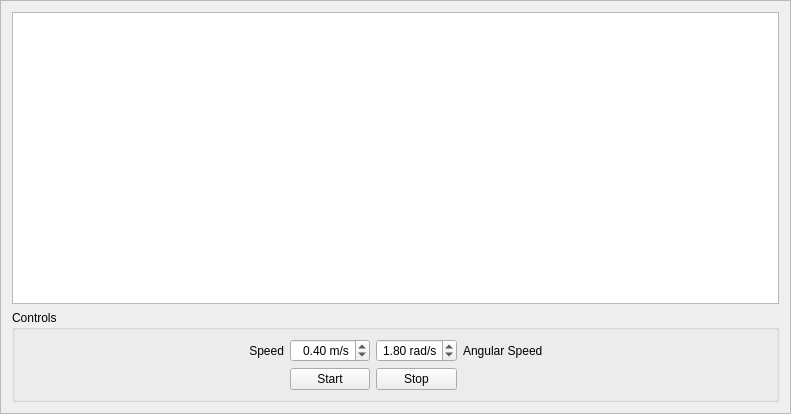
<?xml version="1.0" encoding="UTF-8"?>
<ui version="4.0">
 <class>cliff_sensor_frame</class>
 <widget class="QFrame" name="cliff_sensor_frame">
  <property name="geometry">
   <rect>
    <x>0</x>
    <y>0</y>
    <width>791</width>
    <height>414</height>
   </rect>
  </property>
  <property name="windowTitle">
   <string>Frame</string>
  </property>
  <property name="frameShape">
   <enum>QFrame::StyledPanel</enum>
  </property>
  <property name="frameShadow">
   <enum>QFrame::Raised</enum>
  </property>
  <layout class="QVBoxLayout" name="verticalLayout">
   <item>
    <widget class="QTextBrowser" name="text_browser">
     <property name="autoFormatting">
      <set>QTextEdit::AutoAll</set>
     </property>
     <property name="tabChangesFocus">
      <bool>true</bool>
     </property>
     <property name="documentTitle">
      <string/>
     </property>
     <property name="source">
      <url>
       <string>qrc:/text/cliff_sensor.html</string>
      </url>
     </property>
     <property name="openLinks">
      <bool>false</bool>
     </property>
    </widget>
   </item>
   <item>
    <widget class="QGroupBox" name="groupBox">
     <property name="title">
      <string>Controls</string>
     </property>
     <layout class="QGridLayout" name="gridLayout">
      <item row="0" column="0">
       <spacer name="horizontalSpacer_5">
        <property name="orientation">
         <enum>Qt::Horizontal</enum>
        </property>
        <property name="sizeHint" stdset="0">
         <size>
          <width>96</width>
          <height>17</height>
         </size>
        </property>
       </spacer>
      </item>
      <item row="0" column="1">
       <widget class="QLabel" name="label_2">
        <property name="text">
         <string>Speed</string>
        </property>
        <property name="alignment">
         <set>Qt::AlignRight|Qt::AlignTrailing|Qt::AlignVCenter</set>
        </property>
       </widget>
      </item>
      <item row="0" column="2">
       <widget class="QDoubleSpinBox" name="speed_spinbox">
        <property name="alignment">
         <set>Qt::AlignRight|Qt::AlignTrailing|Qt::AlignVCenter</set>
        </property>
        <property name="prefix">
         <string/>
        </property>
        <property name="suffix">
         <string> m/s</string>
        </property>
        <property name="maximum">
         <double>0.700000000000000</double>
        </property>
        <property name="singleStep">
         <double>0.100000000000000</double>
        </property>
        <property name="value">
         <double>0.400000000000000</double>
        </property>
       </widget>
      </item>
      <item row="0" column="3">
       <widget class="QDoubleSpinBox" name="angular_speed_spinbox">
        <property name="alignment">
         <set>Qt::AlignRight|Qt::AlignTrailing|Qt::AlignVCenter</set>
        </property>
        <property name="prefix">
         <string/>
        </property>
        <property name="suffix">
         <string> rad/s</string>
        </property>
        <property name="maximum">
         <double>3.140000000000000</double>
        </property>
        <property name="singleStep">
         <double>0.100000000000000</double>
        </property>
        <property name="value">
         <double>1.800000000000000</double>
        </property>
       </widget>
      </item>
      <item row="0" column="4">
       <widget class="QLabel" name="label_3">
        <property name="text">
         <string>Angular Speed</string>
        </property>
       </widget>
      </item>
      <item row="0" column="5">
       <spacer name="horizontalSpacer_2">
        <property name="orientation">
         <enum>Qt::Horizontal</enum>
        </property>
        <property name="sizeHint" stdset="0">
         <size>
          <width>96</width>
          <height>20</height>
         </size>
        </property>
       </spacer>
      </item>
      <item row="1" column="0" colspan="2">
       <spacer name="horizontalSpacer_6">
        <property name="orientation">
         <enum>Qt::Horizontal</enum>
        </property>
        <property name="sizeHint" stdset="0">
         <size>
          <width>181</width>
          <height>20</height>
         </size>
        </property>
       </spacer>
      </item>
      <item row="1" column="2">
       <widget class="QPushButton" name="start_button">
        <property name="text">
         <string>Start</string>
        </property>
       </widget>
      </item>
      <item row="1" column="3">
       <widget class="QPushButton" name="stop_button">
        <property name="text">
         <string>Stop</string>
        </property>
       </widget>
      </item>
      <item row="1" column="4" colspan="2">
       <spacer name="horizontalSpacer_3">
        <property name="orientation">
         <enum>Qt::Horizontal</enum>
        </property>
        <property name="sizeHint" stdset="0">
         <size>
          <width>167</width>
          <height>20</height>
         </size>
        </property>
       </spacer>
      </item>
     </layout>
    </widget>
   </item>
  </layout>
 </widget>
 <resources>
  <include location="../resources/text.qrc"/>
  <include location="../resources/common.qrc"/>
 </resources>
 <connections/>
</ui>
